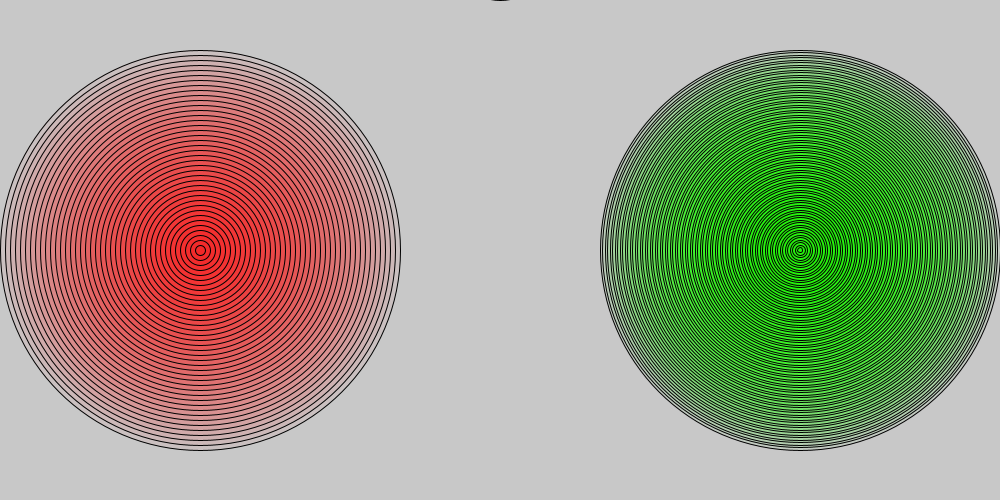
Frame 1 (no input)
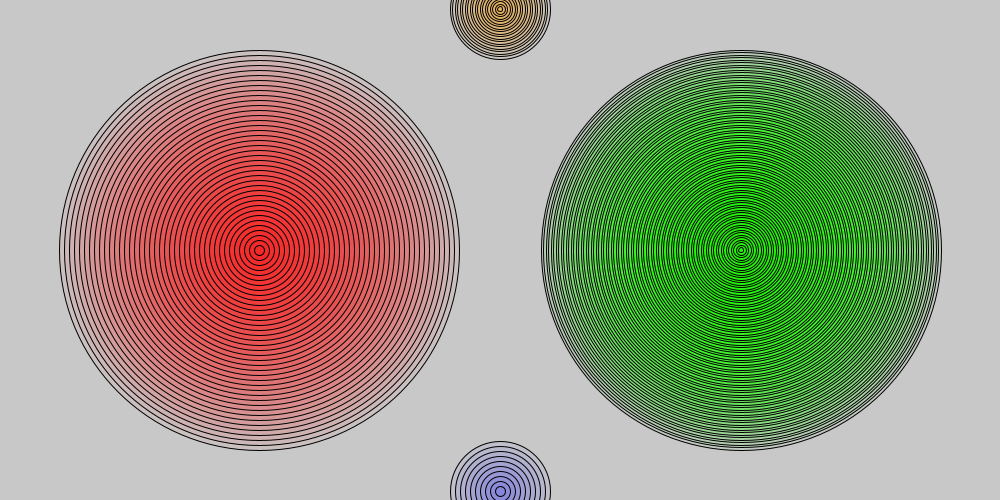
Frame 60 (the mouse pressed at the canvas centre just before this capture)
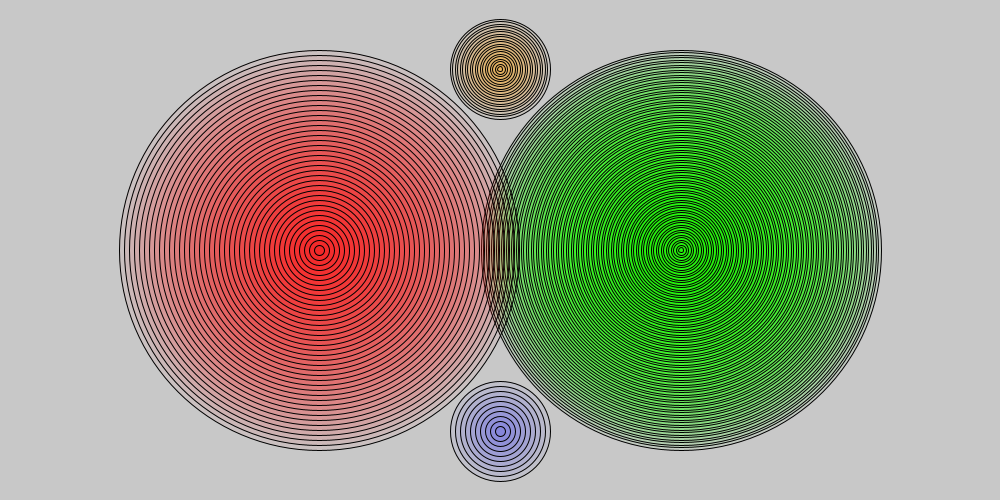
Frame 120 (the mouse held since frame 60 and released just before this capture)

The Processing sketch that drew these frames (run headless with seeded random() and noise(); from frame 60 on, the mouse is pressed at the canvas centre):

// Processing sketch: Amazing_Rings
// ── Amazing_Rings.pde
int x1= 200;
int x2 = 800;
int y3 = 550;
int y4 = -50;
int speed =1;
int speed3 =1; 


void setup() {
  size(1000, 500);
  noFill();
}
void draw() {
  background(200);
  for (int i = 400; i>0; i-= 5 ) {
    fill(32, 250, 0, 10);ellipse(x2, 250, i, i);
  }
  for (int j = 400; j>0; j-= 10) {
   fill(250, 0, 0, 10); ellipse(x1, 250, j, j);
  }
  for ( int i =100; i>0; i-=10) {
   fill(0, 0, 250, 10); ellipse(500, y3, i, i);
  }
  for(int i =100; i>0; i-=5){
    fill(255, 145, 0, 10); ellipse(500, y4, i, i);
  }
  x1+=speed;
  x2-=speed;
  y3-=speed3;
  y4 +=speed3;
  if (x1 >= 800 || x2 >= 800) {
    speed = -speed;
  }
  if(y3 <= -50 || y3 >= 550){
    speed3 = -speed3;
}

}
